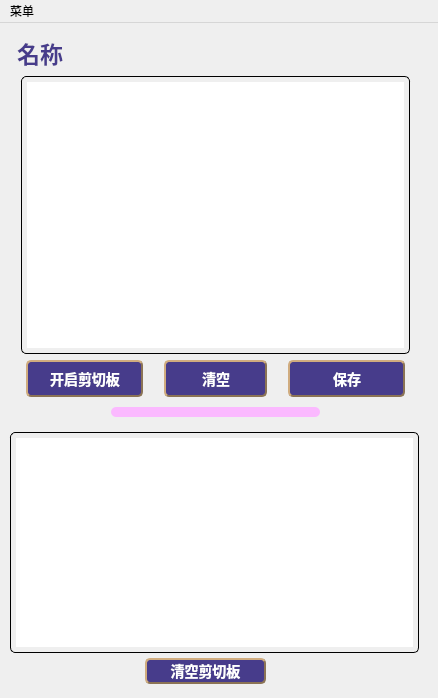
<?xml version="1.0" encoding="UTF-8"?>
<ui version="4.0">
 <class>MainWindow</class>
 <widget class="QMainWindow" name="MainWindow">
  <property name="geometry">
   <rect>
    <x>0</x>
    <y>0</y>
    <width>438</width>
    <height>698</height>
   </rect>
  </property>
  <property name="windowTitle">
   <string>MainWindow</string>
  </property>
  <property name="styleSheet">
   <string notr="true"/>
  </property>
  <widget class="QWidget" name="centralWidget">
   <property name="styleSheet">
    <string notr="true"/>
   </property>
   <widget class="QWidget" name="verticalLayoutWidget">
    <property name="geometry">
     <rect>
      <x>0</x>
      <y>0</y>
      <width>431</width>
      <height>401</height>
     </rect>
    </property>
    <layout class="QVBoxLayout" name="verticalLayout">
     <item>
      <widget class="QLabel" name="label">
       <property name="styleSheet">
        <string notr="true">QLabel{
	color:  #473C8B;    
	font: bold 23px;   
	font-family: 华文行楷;   
	padding-top:2px;
}</string>
       </property>
       <property name="text">
        <string>名称</string>
       </property>
      </widget>
     </item>
     <item>
      <widget class="QTextEdit" name="textEdit">
       <property name="font">
        <font>
         <family>楷体</family>
         <pointsize>12</pointsize>
         <weight>50</weight>
         <italic>false</italic>
         <bold>false</bold>
        </font>
       </property>
       <property name="layoutDirection">
        <enum>Qt::LeftToRight</enum>
       </property>
       <property name="styleSheet">
        <string notr="true">QTextEdit{
	font: 12pt &quot;楷体&quot;;
	width:80%;
	margin-left:10%;
 	border: 1px solid;
	border-radius:5px;
	margin-right:10%;
 	padding: 5px
}

QScrollBar:vertical {
	width: 8px;         
	background: #f0f0f0;
	border:none;
}
QScrollBar::handle:vertical {
	min-height: 20px;
 	background: #808080;
}
QScrollBar::add-line:vertical, QScrollBar::sub-line:vertical {
    height: 0px;               // 隐藏上下控制按钮
}</string>
       </property>
       <property name="html">
        <string>&lt;!DOCTYPE HTML PUBLIC &quot;-//W3C//DTD HTML 4.0//EN&quot; &quot;http://www.w3.org/TR/REC-html40/strict.dtd&quot;&gt;
&lt;html&gt;&lt;head&gt;&lt;meta name=&quot;qrichtext&quot; content=&quot;1&quot; /&gt;&lt;style type=&quot;text/css&quot;&gt;
p, li { white-space: pre-wrap; }
&lt;/style&gt;&lt;/head&gt;&lt;body style=&quot; font-family:'楷体'; font-size:12pt; font-weight:400; font-style:normal;&quot;&gt;
&lt;p style=&quot;-qt-paragraph-type:empty; margin-top:0px; margin-bottom:0px; margin-left:0px; margin-right:0px; -qt-block-indent:0; text-indent:0px;&quot;&gt;&lt;br /&gt;&lt;/p&gt;&lt;/body&gt;&lt;/html&gt;</string>
       </property>
      </widget>
     </item>
     <item>
      <layout class="QHBoxLayout" name="horizontalLayout">
       <item>
        <widget class="QPushButton" name="clipBoard">
         <property name="styleSheet">
          <string notr="true">QPushButton {
background-color: rgb(0, 150, 0);
color: rgb(255, 255, 255);
margin-left:15px;
color: white;                    /* 文字颜色 */
background-color: #473C8B;       /* 背景色 */
border-style: outset;            /* 边框风格 */
border-width: 2px;               /* 边框宽度 */
border-radius: 5px;              /* 边框圆角 */
border-color: #8B7355;           /* 边框颜色 */
font: bold 14px;                 /* 字体 */
min-width: 2em;                  /* 控件最小宽度 */
min-height: 2px;                 /* 控件最小高度 */
font-family: 华文新魏;            /* 字库 */
padding: 5px;                    /* 内边距 */
padding-left:6px;                /* 文字横向偏移 */
padding-top:6px;                 /* 文字纵向偏移 */
}
QPushButton:pressed {
background-color: #473CAB;
}
QPushButton:hover{
background-color: #473CAB;
}</string>
         </property>
         <property name="text">
          <string>开启剪切板</string>
         </property>
        </widget>
       </item>
       <item>
        <widget class="QPushButton" name="deleteText">
         <property name="styleSheet">
          <string notr="true">
QPushButton {
background-color: rgb(0, 150, 0);
color: rgb(255, 255, 255);
margin-left:15px;
margin-right:15px;
color: white;                    /* 文字颜色 */
background-color: #473C8B;       /* 背景色 */
border-style: outset;            /* 边框风格 */
border-width: 2px;               /* 边框宽度 */
border-radius: 5px;              /* 边框圆角 */
border-color: #8B7355;           /* 边框颜色 */
font: bold 14px;                 /* 字体 */
min-width: 2em;                  /* 控件最小宽度 */
min-height: 2px;                 /* 控件最小高度 */
font-family: 华文新魏;            /* 字库 */
padding: 5px;                    /* 内边距 */
padding-left:6px;                /* 文字横向偏移 */
padding-top:6px;                 /* 文字纵向偏移 */
}
QPushButton:pressed {
background-color: #473CAB;
}
QPushButton:hover{
background-color: #473CAB;
}</string>
         </property>
         <property name="text">
          <string>清空</string>
         </property>
        </widget>
       </item>
       <item>
        <widget class="QPushButton" name="save">
         <property name="styleSheet">
          <string notr="true">QPushButton {
background-color: rgb(0, 150, 0);
color: rgb(255, 255, 255);
margin-right:15px;
color: white;                    /* 文字颜色 */
background-color: #473C8B;       /* 背景色 */
border-style: outset;            /* 边框风格 */
border-width: 2px;               /* 边框宽度 */
border-radius: 5px;              /* 边框圆角 */
border-color: #8B7355;           /* 边框颜色 */
font: bold 14px;                 /* 字体 */
min-width: 2em;                  /* 控件最小宽度 */
min-height: 2px;                 /* 控件最小高度 */
font-family: 华文新魏;            /* 字库 */
padding: 5px;                    /* 内边距 */
padding-left:6px;                /* 文字横向偏移 */
padding-top:6px;                 /* 文字纵向偏移 */
}
QPushButton:pressed {
background-color: #473CAB;
}
QPushButton:hover{
background-color: #473CAB;
}
</string>
         </property>
         <property name="text">
          <string>保存</string>
         </property>
        </widget>
       </item>
      </layout>
     </item>
     <item>
      <widget class="QPushButton" name="showWindows">
       <property name="enabled">
        <bool>true</bool>
       </property>
       <property name="minimumSize">
        <size>
         <width>0</width>
         <height>10</height>
        </size>
       </property>
       <property name="styleSheet">
        <string notr="true">QPushButton {

background-color: rgb(251, 185, 255);       /* 背景色 */
border-style: outset;            /* 边框风格 */
border-radius: 5px;              /* 边框圆角 */
border-color: #8B7355;           /* 边框颜色 */
margin-left:100px;
margin-right:100px;
max-height: 2px;   
}
QPushButton:pressed {
background-color:  rgb(251, 199, 255);
}
QPushButton:hover{
background-color:  rgb(251, 199, 255);
}</string>
       </property>
       <property name="text">
        <string/>
       </property>
      </widget>
     </item>
    </layout>
   </widget>
   <widget class="QTextBrowser" name="clipBoard_text">
    <property name="geometry">
     <rect>
      <x>0</x>
      <y>409</y>
      <width>429</width>
      <height>221</height>
     </rect>
    </property>
    <property name="styleSheet">
     <string notr="true">QTextEdit{
	font: 12pt &quot;楷体&quot;;
	width:80%;
	margin-left:10%;
 	border: 1px solid;
	border-radius:5px;
	margin-right:10%;
 	padding: 5px
}

QScrollBar:vertical {
	width: 8px;         
	background: #f0f0f0;
	border:none;
}
QScrollBar::handle:vertical {
	min-height: 20px;
 	background: #808080;
}
QScrollBar::add-line:vertical, QScrollBar::sub-line:vertical {
    height: 0px;               // 隐藏上下控制按钮
}</string>
    </property>
   </widget>
   <widget class="QPushButton" name="pushButton">
    <property name="geometry">
     <rect>
      <x>130</x>
      <y>630</y>
      <width>151</width>
      <height>31</height>
     </rect>
    </property>
    <property name="styleSheet">
     <string notr="true">
QPushButton {
background-color: rgb(0, 150, 0);
color: rgb(255, 255, 255);
margin-left:15px;
margin-right:15px;
margin-top:5px;
color: white;                    /* 文字颜色 */
background-color: #473C8B;       /* 背景色 */
border-style: outset;            /* 边框风格 */
border-width: 2px;               /* 边框宽度 */
border-radius: 5px;              /* 边框圆角 */
border-color: #8B7355;           /* 边框颜色 */
font: bold 14px;                 /* 字体 */
min-width: 2em;                  /* 控件最小宽度 */
min-height: 2px;                 /* 控件最小高度 */
font-family: 华文新魏;            /* 字库 */
}
QPushButton:pressed {
background-color: #473CAB;
}
QPushButton:hover{
background-color: #473CAB;
}</string>
    </property>
    <property name="text">
     <string>清空剪切板</string>
    </property>
   </widget>
  </widget>
  <widget class="QMenuBar" name="menuBar">
   <property name="geometry">
    <rect>
     <x>0</x>
     <y>0</y>
     <width>438</width>
     <height>23</height>
    </rect>
   </property>
   <widget class="QMenu" name="menuNote">
    <property name="title">
     <string>菜单</string>
    </property>
    <addaction name="addList"/>
    <addaction name="addText"/>
    <addaction name="open"/>
   </widget>
   <addaction name="menuNote"/>
  </widget>
  <action name="addList">
   <property name="text">
    <string>列表</string>
   </property>
   <property name="toolTip">
    <string>addList</string>
   </property>
  </action>
  <action name="addText">
   <property name="text">
    <string>文本域</string>
   </property>
   <property name="toolTip">
    <string>addText</string>
   </property>
  </action>
  <action name="myNote">
   <property name="text">
    <string>我的笔记</string>
   </property>
   <property name="toolTip">
    <string>我的笔记</string>
   </property>
  </action>
  <action name="open">
   <property name="text">
    <string>打开</string>
   </property>
   <property name="toolTip">
    <string>打开</string>
   </property>
  </action>
 </widget>
 <layoutdefault spacing="6" margin="11"/>
 <resources/>
 <connections/>
</ui>
